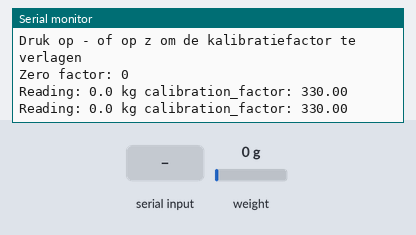
Simulated run of this sketch. Board: Arduino Uno, built with avr-gcc and run on an emulated ATmega328P. Shown: the last lines printed to the serial monitor. The inputs (shaded band) are chosen by the test bench; at power-on: weight on the scale 0 g.

Above: at 3.3 s.
3.4 s: weight on the scale set to 100 g
At 3.9 s:
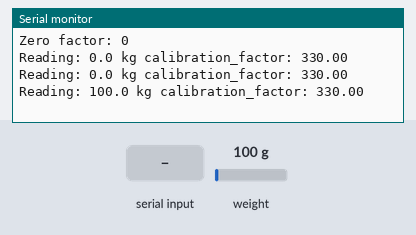
4.9 s: "+" received over Serial
At 5.7 s:
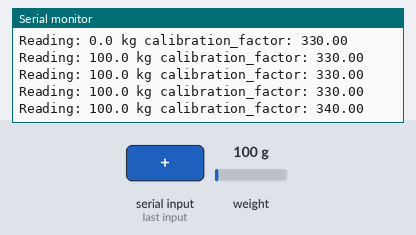
6.4 s: "a" received over Serial
At 7.4 s:
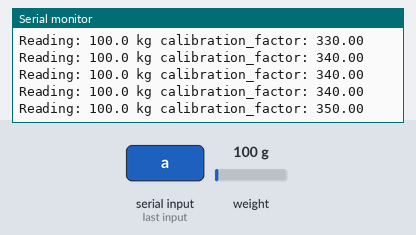
7.9 s: weight on the scale set to 1250 g
At 8.7 s:
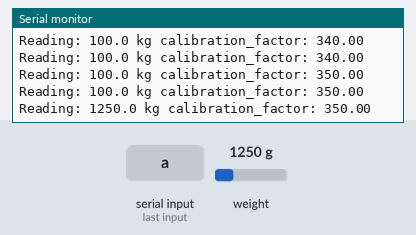
Timing chart, 0 to 10.4 s (numbered marks = the images above; inputs shaded):
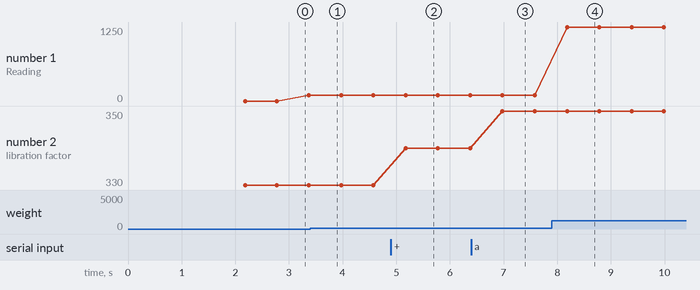

The sketch:

Kalibratiefactor.ino
```cpp
#include "HX711.h"
#define DOUT  3
#define CLK  2
HX711 scale(DOUT, CLK);
float calibration_factor = 330; //-7050 worked for my 440lb max scale setup
void setup() {
  Serial.begin(9600);
  Serial.println("HX711-kalibratieschets");
  Serial.println("Verwijder alle gewicht van schaal");
  Serial.println("Nadat de metingen beginnen, plaatst u bekend gewicht op schaal");
  Serial.println("Druk op + of a om de kalibratiefactor te verhogen");
  Serial.println("Druk op - of op z om de kalibratiefactor te verlagen");
  scale.set_scale();
  scale.tare(); // Stel de schaal opnieuw in op 0
  long zero_factor = scale.read_average(); // Krijg een basislijnwaarde
  Serial.print("Zero factor: "); // Dit kan worden gebruikt om de noodzaak om de weegschaal tarra te verwijderen. Nuttig in projecten op permanente schaal.
  Serial.println(zero_factor);
}
void loop() {
  scale.set_scale(calibration_factor); // Pas deze kalibratiefactor aan
  Serial.print("Reading: ");
  Serial.print(scale.get_units(), 1);
  Serial.print(" kg"); // Verander dit in kg en pas de kalibratiefactor opnieuw aan als u SI-eenheden volgt als een gezonde persoon
  Serial.print(" calibration_factor: ");
  Serial.print(calibration_factor);
  Serial.println();
  delay(500);
  if(Serial.available())
  {
    char temp = Serial.read();
    if(temp == '+' || temp == 'a')
      calibration_factor += 10;
    else if(temp == '-' || temp == 'z')
      calibration_factor -= 10;
  }
}//1.041a
```

Measured:
- after the input at 4.9 s, the serial monitor: prints a new line after 0.28 s (image 2)
- after the input at 6.4 s, the serial monitor: prints a new line after 0.58 s (image 3)
- after the input at 7.9 s, the serial monitor: prints a new line after 0.28 s (image 4)
- plotted number 1: 100 → 1250 after the input at 7.9 s
- plotted number 2: 330 → 340 after the input at 4.9 s, 340 → 350 after the input at 6.4 s
